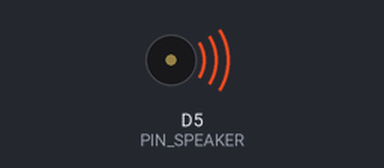
Bench run of a sketch on a simulated ESP8266 (NodeMCU). On the bench: buzzer (waves = sounding). What the sketch prints to the serial monitor is not drawn.

Above: at 0.1 s.
At 1.1 s:
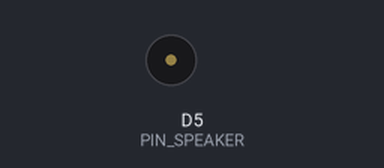
Timing chart, 0 to 2.6 s (numbered marks = the images above):
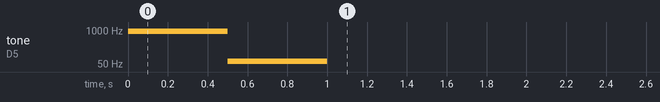

The sketch:

beep.ino
```cpp
// Note frequencies from https://learn.adafruit.com/circuit-playground-o-phonor/musical-note-basics
//
//         octave = 1    2    3    4    5     6     7     8
// NOTES = { "C" : (33,  65, 131, 262, 523, 1047, 2093, 4186),
//           "D" : (37,  73, 147, 294, 587, 1175, 2349, 4699),
//           "E" : (41,  82, 165, 330, 659, 1319, 2637, 5274),
//           "F" : (44,  87, 175, 349, 698, 1397, 2794, 5588),
//           "G" : (49,  98, 196, 392, 785, 1568, 3136, 6272),
//           "A" : (55, 110, 220, 440, 880, 1760, 3520, 7040),
//           "B" : (62, 123, 247, 494, 988, 1976, 3951, 7902)}

// Speaker connected to the D5 Pin and Ground
const int PIN_SPEAKER = D5;

void setup()
{
  Serial.begin(115200);

  Serial.println("STARTING BEEP");

  pinMode(PIN_SPEAKER, OUTPUT);

  playSound();
}

const int FREQ_HIGH = 880;
const int FREQ_LOW = 65;

void playSound()
{
  int duration = 500;

  tone(PIN_SPEAKER, FREQ_HIGH, duration);
  delay(duration);
  tone(PIN_SPEAKER, FREQ_LOW, duration);
  delay(duration * 2);
}

void loop() {}
```
